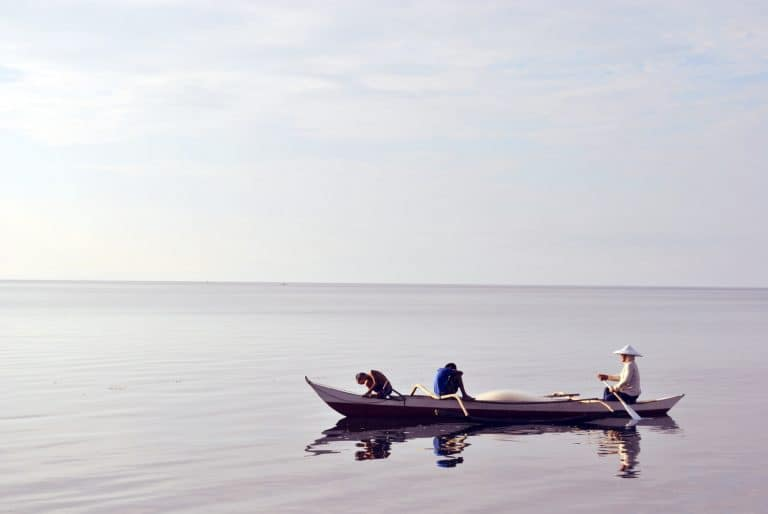
#> input picture boat.jpg, 768 x 514 px
$ jupyter execute --allow-errors Week6-Activity.ipynb   (shell and % lines are left out)
#> lines starting #> are read from the running program, lines starting #| are printed output that depends on the picture; after the words box and inside, x2 and y2 are one past the last pixel; in counts of white or black regions, pixels touching at a corner belong together
# Weekly Activity (Tutorial 6)

## Directory

[cell 1]
import os
os.chdir("C:/Users/yichu/Desktop/yichun/UTAR/Y2S3/Mini Project/Week 6/Week 6")

## Setup

[cell 2]
import sys
# Python 3.7 is required
assert sys.version_info >= (3,7)

import cv2 as cv
import numpy as np
import matplotlib.pyplot as plt

# For reproducibility,
np.random.seed(99)

# Make sure that optimization is enabled
if not cv.useOptimized():
    cv.setUseOptimized(True)

cv.useOptimized()

## Exercise 1
Write a program to segment the boat and the people on it from the background. Follow the instruction below:
- Use 'boat.jpg' as input.
- Apply Otsu thresholding.
- Draw bounding box to identify the region where the boat and people are located.

[cell 3]
img = cv.imread('boat.jpg')
#> img is the input picture: shape (514, 768, 3); mean B, G, R 212.5, 207, 208.3
gray = cv.cvtColor(img, cv.COLOR_BGR2GRAY)

# Otsu's threshold after Gaussian filtering
blur = cv.GaussianBlur(gray, (5, 5), 0)   # the third argument here is standard deviation
ret, img_thres = cv.threshold(blur, 0, 255, cv.THRESH_BINARY_INV+cv.THRESH_OTSU)
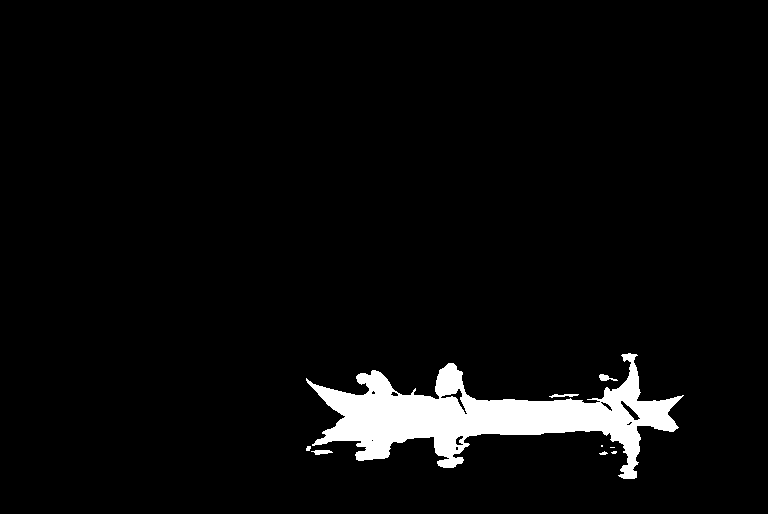
#> img_thres: shape (514, 768); 4.4% white; 9 white regions (3 under 20 px), largest, box (x1, y1, x2, y2) and area: (306, 353, 684, 479) 17142, (311, 450, 333, 455) 73, (599, 374, 618, 381) 72, (549, 394, 579, 398) 67, (306, 446, 311, 451) 21, (599, 451, 608, 455) 21
#> ret = 135

# Dilate mask to include the hat of the people
struc_ele = np.ones((5,5), dtype = np.uint8)
img_thres =cv.dilate(img_thres, struc_ele, iterations = 6)
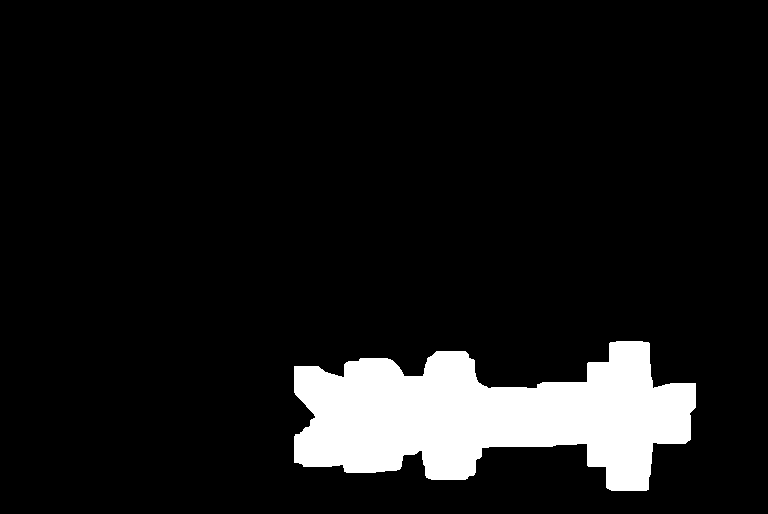
#> img_thres: shape (514, 768); 9.4% white; 1 white region, box (x1, y1, x2, y2) and area: (294, 341, 696, 491) 37146

[cell 4]
fg_idx = cv.findNonZero(img_thres) # extract ROI
#> fg_idx = contour of 37146 points, box (x1, y1, x2, y2) (294, 341, 696, 491), area 17696
fg_idx_2D = fg_idx.reshape(-1, 2) # Reshape the mask to 2D array
#> fg_idx_2D = 37146 pairs, first value 294 to 695, second value 341 to 490

# Determine min and max coordinate of the mask
coordinate_min = np.min(fg_idx_2D, axis = 0) # top left corner
#> coordinate_min = [294, 341]
coordinate_max = np.max(fg_idx_2D, axis = 0) # bottom right corner
#> coordinate_max = [695, 490]

# bounding box
cv.rectangle(img, (coordinate_min[0], coordinate_min[1]), (coordinate_max[0], coordinate_max[1]), (255,0,0), 1, cv.LINE_AA)
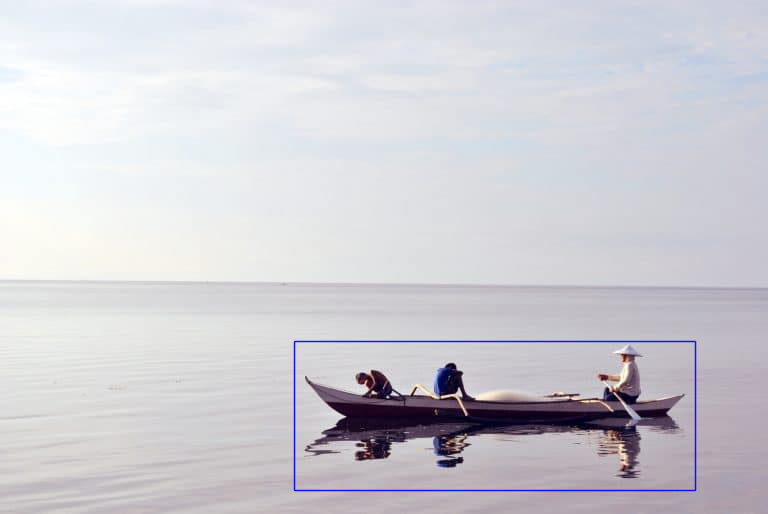
#> img: shape (514, 768, 3); 0.83% of pixels changed, all inside (x1, y1, x2, y2) = (293, 340, 697, 492)

# Display the result
cv.imshow('Bounding box', img)
cv.imshow('Threshold', img_thres)
cv.waitKey(0)
cv.destroyAllWindows()

## Exercise 2
Write a program to visualize the effect of size of structuring element on the morphological transformation (e.g. erosion, dilation, opening, and closing).

- Load the 'leaf.jfif' and perform thresholding to segment the leaf from the background.
- Create a GUI containing trackbar to control the size of structuring element and display the resulting image on a window alongside the trackbar.

[cell 5]
img=cv.imread('leaf.jfif')

# perform thresholding to segment leaf from background
ret, img = cv.threshold(img, 200, 255, cv.THRESH_BINARY_INV)

# GUI
def trackbar(x):
    kernel=cv.getStructuringElement(cv.MORPH_ELLIPSE, (x,x))
    img1 = cv.morphologyEx(img,cv.MORPH_ERODE,kernel)
    img2 = cv.morphologyEx(img,cv.MORPH_DILATE,kernel)
    img3 = cv.morphologyEx(img,cv.MORPH_OPEN,kernel)
    img4 = cv.morphologyEx(img,cv.MORPH_CLOSE,kernel)
    cv.imshow('Morphological Transformation',np.hstack([img,img1,img2,img3,img4]))


cv.namedWindow('Morphological Transformation')
cv.createTrackbar('Range', 'Morphological Transformation', 15, 50, trackbar)

cv.waitKey(0)
cv.destroyAllWindows()

## Exercise 3
Apply the steps shown in exercise 4 to segment the porcelain from these images: "porcelain1.jfif" - "porcelain5.jfif".
- Import all porcelain images
- Perform colour segmentation
- Display the results

[cell 6]
# Load image
img = cv.imread('porcelain1.jfif')
#> (the rest of this cell did not finish here and is left out)

[cell 7]
from mpl_toolkits.mplot3d import Axes3D
from matplotlib import colors

#> (a cell that did not finish here is left out)

#> (a cell that did not finish here is left out)

[cell 10]
blue_low = (80, 130, 20)
blue_high = (140, 255, 120)

from matplotlib.colors import hsv_to_rgb

lo_square = np.full((10, 10, 3), blue_low, dtype = np.uint8)/255.0
do_square = np.full((10, 10, 3), blue_high, dtype = np.uint8)/255.0

plt.subplot(1,2,1)
plt.imshow(hsv_to_rgb(do_square))
plt.subplot(1,2,2)
plt.imshow(hsv_to_rgb(lo_square))
plt.show()
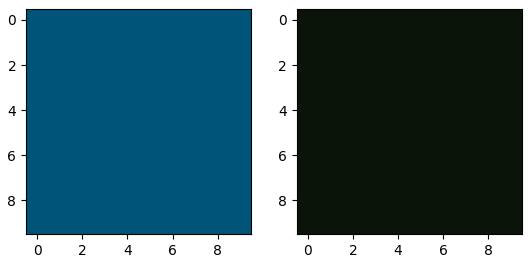
#> figure drawn by matplotlib, 2 panels

#> (a cell that did not finish here is left out)

[cell 12]
# we need to produce a mask for bright colours appear on the porcelain as well.
bright_low = (0, 0, 150)
bright_high = (150, 45, 255)

lo_square = np.full((10, 10, 3), bright_low, dtype = np.uint8)/255.0
do_square = np.full((10, 10, 3), bright_high, dtype = np.uint8)/255.0

plt.subplot(1, 2, 1)
plt.imshow(hsv_to_rgb(do_square))
plt.subplot(1,2,2)
plt.imshow(hsv_to_rgb(lo_square))
plt.show()
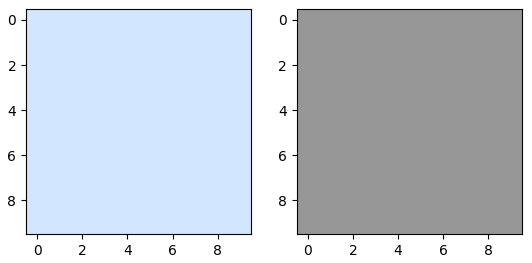
#> figure drawn by matplotlib, 2 panels
